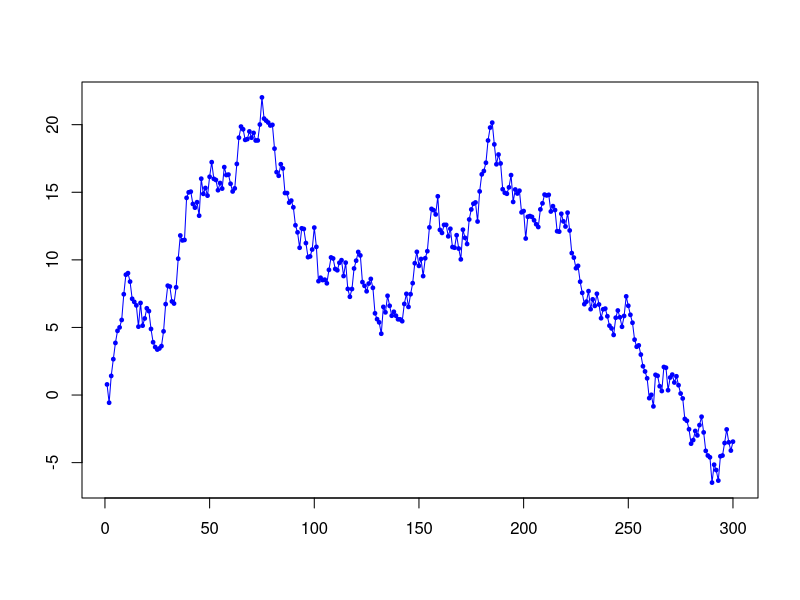

Here is the R script that generated this plot: (Note: this script raises an error after producing the figure.)
## ---- chunk 1
pkgs.installed <- installed.packages()
pkgs.required <- c("car", "AER", "stargazer", "tictoc", "quantmod", "xts", "readr", "latex2exp", "gridExtra", "summarytools", "qwraps2", "nortest", "moments", "xtable", "sm", "astsa", "tseries", "ggplot2", "ggplotgui", "shiny", "tidyverse")
pkgs.missing <- pkgs.required[which(!pkgs.required %in% pkgs.installed)]
lapply(pkgs.missing, install.packages, character.only = TRUE)
lapply(pkgs.required, require, character.only = TRUE)

rm(list=ls()) # clear all variables from enviroment/workspace
## ---- chunk 2
# Simulate : White noise, Random Walk
set.seed(102)
sigma_ux <- 1 ; 
T <- 300      # T = sample size (length of TS to simulate)
# Simulate white Noise: u_{xt} ~ iidN(0,1), for t = 1, ..., T   
u = rnorm(T+1, mean = 0, sd = sigma_ux);  
# Loop to simulate observations of Random Walk : X_t = X_{t-1} + u_{xt} , 
X.RW      <- NA*matrix(0,T+1,1) # empty vector ( T X 1 )
X.RW[1]   <- 0 # initial value of RW set arbitrarily = 0 (unconditional mean)

# 'for' loop to generate all observations of RW form 2 to T
for (t in 2:(T+1)){ X.RW[t] <- X.RW[t-1] + u[t] }
X.RW <- X.RW[-1,] # delete initial observation which was set to 0    

# plot simulated RW (X_t) and its innovations (u_xt)
# dev.off()
plot(
  X.RW, type='o', 
  pch=19, col="blue", cex = 0.5,
  main=TeX('White Noise and Random Walk'), 
  xlab='time', ylab='')
abline(0,0)
lines(u, type='o', pch=19, col="red", cex = 0.5)
legend(
  "bottomleft", pch=c(19,19), col=c("blue", "red"),
  legend=c(TeX('RW: $X_t = X_{t-1} + u_{x,t}$   '), TeX('WN: $u_{x,t} \\sim iidN(0,1)$   ')))

## ---- chunk 3
# Simulate AR(1) and plot acf
set.seed(102)
sigma_ux <- 1 ; 
T<- 200
u    <- rnorm(T+1, mean = 0, sd = sigma_ux) #WN
phi  <- 0.5                                 # AR 1 coefficient 

X.AR1.stat    <- NA*matrix(0,T,1) # empty vector ( T X 1 )
X.AR1.nonstat <- NA*matrix(0,T,1) # empty vector ( T X 1 )

X.AR1.nonstat[1] <- 0 # both processes start at t= 0 from the value 0
X.AR1.stat[1]    <- 0  
for (t in 2:T){
  X.AR1.nonstat[t] <- X.AR1.nonstat[t-1] + u[t];
  X.AR1.stat[t]    <- phi*X.AR1.stat[t-1] + u[t] 
}

y.range <-range(as.matrix(c(X.AR1.stat,X.AR1.nonstat)),na.rm = TRUE, finite = FALSE) 

par(mfrow=c(2,2))

plot(
  X.AR1.nonstat, 
  type='o', pch=19, col="blue", cex = 0.5,
  main=TeX('AR(1): $X_t = X_{t-1} + u_{x,t},  u_{x,t} \\sim iidN(0,1)$'), 
  xlab='time', ylab='')
abline(0,0)

plot(
  X.AR1.stat, 
  type='o', pch=19, col="red", cex = 0.5,
  main=TeX('AR(1): $X_t = 0.5 X_{t-1} + u_{x,t},  u_{x,t} \\sim iidN(0,1)$'), 
  xlab='time', ylab='')

# plot Autocorrelation function (acf)
lag.max.acf = 20;
acf(
  X.AR1.nonstat, 
  main=TeX('ACF, AR(1) NON-stationary'), 
  lag.max = lag.max.acf, xlab = "lag ")

acf(
  X.AR1.stat, 
  main=TeX('ACF, AR(1) stationary'), 
  lag.max = lag.max.acf, xlab = "lag ")
## ---- chunk 4

independent_AR_simulation<- function(phi_vec, c_vec, sigma_u_vec, T){
  # Simulate two independent RW and run spurious regression
  
  # function to simulate K independent AR process with :
  # T       = n.f simulated dates (simulated sample size)
  # phi_vec = [\phi_1, ..., phi_N]' = autoregressive coefficients for each AR process
  # c_vec   = [c_1, ..., c_N] = constant in AR process
  # number of AR(1) processes to simulate
  N <- length(phi_vec) 
  
  # create empty matrix T X N that will contain all simulated AR processes
  AR_sim_mat <- NA*matrix(0,T+1,N) # empty vector ( (T+1) X 1 )
   u_sim_mat <- NA*matrix(0,T+1,N) # empty vector ( (T+1) X 1 )
  
  # loop over each AR process ind1
  for (ind1 in seq(1,N)) {
    #ind1 = 1
    c       <-       c_vec[ind1]
    phi     <-     phi_vec[ind1]
    sigma_u <- sigma_u_vec[ind1]

    # simulate vector of innovations zero mean, and sd given as input
    # set.seed(10000+ind1) # fix "seed" in order to produce same random numbers every time next line of code is called!
    u    <- rnorm(T+1, mean = 0, sd = sigma_u) #WN
    u_sim_mat[,ind1] <- u

    # generate starting observation for the process: 
    # unconditional mean (stationary processes) or 0 (for non-stat processes only!, as phi=1 and c/(1-phi)=NA)
    if (abs(phi)<1){
      AR_sim_mat[1,ind1] <- c/(1-phi) ; #start from unconditional value of the process
    } else{
      AR_sim_mat[1,ind1] <- 0 ; #start from unconditional value of the process
    }

    # simulate all other observations t=2 to T+1
    for (t in seq(2,T+1)) AR_sim_mat[t,ind1] <- phi*AR_sim_mat[t-1,ind1] + u[t]
  }

  # Output of function
  # 1 = simulated AR process
  # 2 = simulated innovations
  return(list(AR_sim_mat = AR_sim_mat, u_sim_mat = u_sim_mat))
}

phi_vec     = c(0.95, 0.95) 
c_vec       = c(0,0)
sigma_u_vec = c(1,1) 
T           = 60

output_temp <- independent_AR_simulation(phi_vec, c_vec, sigma_u_vec, T)
AR_sim <- output_temp$AR_sim_mat
u_sim  <- output_temp$u_sim_mat
## ---- chunk 5
par(mfrow=c(2,2))

plot(
  u_sim[,1], 
  type='o', pch=19, col="blue", cex = 0.5,
  main=TeX('AR innovation: $u_{x,t}$'), 
  xlab='time', ylab='')
abline(0,0)

plot(
  u_sim[,2], 
  type='o', pch=19, col="red", cex = 0.5,
  main=TeX('AR innovation: $u_{y,t}$'), 
  xlab='time', ylab='')
abline(0,0)

# ACFs
lag.max.acf = 30

acf(
  u_sim[,1], 
  main=TeX('ACF, AR: $x_t = \\phi_1 x_{t-1} + u_{x,t}$'), 
  lag.max = lag.max.acf, xlab = "lag ")

acf(
  u_sim[,2], 
  main=TeX('ACF, AR: $y_t = \\phi_2 y_{t-1} + u_{y,t}$'), 
  lag.max = lag.max.acf, xlab = "lag ")
## ---- chunk 6
par(mfrow=c(1,1))
plot(x = u_sim[,1], y = u_sim[,2], 
     col = "blue", lwd =1, 
     xlab=TeX("$u_{x,t}$"), ylab=TeX("$u_{y,t}$"),
     main=TeX('$u_{y,t}$ vs. $u_{x,t}$'))
reg1  <- lm(u_sim[,2] ~ u_sim[,1])
stargazer(list(reg1),type="text")
summary(reg1)
abline(reg1, col="red", lwd=2)
## ---- chunk 7
par(mfrow=c(2,2))

plot(
  AR_sim[,1], 
  type='o', pch=19, col="blue", cex = 0.5,
  main=TeX('AR: $x_t = \\phi_1 x_{t-1} + u_{x,t}$'), 
  xlab='time', ylab='')
abline(0,0)

plot(
  AR_sim[,2], 
  type='o', pch=19, col="red", cex = 0.5,
  main=TeX('AR: $y_t = \\phi_2 y_{t-1} + u_{y,t}$'), 
  xlab='time', ylab='')
abline(0,0)

lag.max.acf = 30
acf(
  AR_sim[,1], 
  main=TeX('ACF, AR: $x_t = \\phi_1 x_{t-1} + u_{x,t}$'), 
  lag.max = lag.max.acf, xlab = "lag ")

acf(
  AR_sim[,2], 
  main=TeX('ACF, AR: $y_t = \\phi_2 y_{t-1} + u_{y,t}$'), 
  lag.max = lag.max.acf, xlab = "lag ")

## ---- chunk 8
#################################################
# scatterplot of y_t vs. x_t
#################################################
par(mfrow=c(1,1))
plot(x = AR_sim[,1], y = AR_sim[,2], 
     col = "blue", lwd =1, 
     xlab=TeX("$x_{t}$"), ylab=TeX("$y_{t}$"),
     main=TeX('$y_{t}$ vs. $x_{t}$'),   )

reg2  <- lm(AR_sim[,2] ~ AR_sim[,1])
stargazer(list(reg2),type="text")
summary(reg2)
abline(reg2, col="red", lwd=2) # display regression line on scatterplot (y~x)
## ---- chunk 9
stargazer(list(reg1,reg2), type = "text")
# Magics: you can save tabel directly in latex !!!!!!!!!!!!!!!!!!!
# stargazer(list(reg1,reg2),
#           align=TRUE, type = "text", no.space = TRUE,
#           title = "Table X", out = "fit.tex")
## ---- chunk 10
# N. of MC simulations
Nsim <- 2000

# DGP parameters : as above #############
phi_vec     = c(1, 1)
c_vec       = c(0,0)
sigma_u_vec = c(1,1) 
T           = c(6, 12, 60, 120, 240, 360, 480)

# empty matrix to store intercept, t-stat(intercept), beta, t-stat (beta), and R^2
MC_mat <- NA*matrix(data = 0, nrow = length(T)*Nsim, ncol = 6)
colnames(MC_mat) <- c("T", "intercept", "t_intercept", "beta", "t_beta", "R2")

tic()
  for (t in T) {
    #t = 6
    t_idx <- which(t == T)
    for(sim_idx in seq(1,Nsim)) {
      # sim_idx = 1
      output_temp <- independent_AR_simulation(phi_vec, c_vec, sigma_u_vec, t)
      AR_sim <- output_temp$AR_sim_mat
      reg_sim  <- lm(AR_sim[,2] ~ AR_sim[,1])
      mat_idx = (t_idx-1) * Nsim + sim_idx
      MC_mat[mat_idx, 1] <- t  # T
      MC_mat[mat_idx, 2] <- summary(reg_sim)$coefficients[,1][1]  # intercept : value
      MC_mat[mat_idx, 3] <- summary(reg_sim)$coefficients[,3][1]  # intercept : t-stat
      MC_mat[mat_idx, 4] <- summary(reg_sim)$coefficients[,1][2]  # beta : value
      MC_mat[mat_idx, 5] <- summary(reg_sim)$coefficients[,3][2]  # beta : t-stat
      MC_mat[mat_idx, 6] <- summary(reg_sim)$r.squared            # R^2
    }  
  }
toc()

## ---- chunk 11
# Histogram of estimated t-statistics for beta vs. N(0,1)
par(mfrow=c(1,2))

MC_R2 <- MC_mat %>% 
  as.data.frame() %>% 
  as_tibble() %>%
  select(T, R2) %>% 
  mutate(T = as.factor(T))

graph <- ggplot(MC_R2, aes(x = R2, fill = T)) +
  geom_density(position = 'identity', alpha = 0.8, adjust = 1) +
    stat_summary(
    geom = "vline",
    orientation = "y",
    # y is a required aesthetic, so use a dummy value
    aes(y = 1, xintercept = after_stat(x)),
    fun = function(x) {
      quantile(x, probs = c(.05, 0.1, .25, .50, .75, .9, .95))
    }
  ) +
  facet_grid( T ~ . ) +
  theme_bw() +
  ggtitle(label = "Distribution of R^2 around the 5,10,25,50,75,90 and 95% quantiles")
graph
## ---- chunk 12
# Empirical size of (asymptotic) t-test
# normal quantile for 5% two sided test:
alpha <- 0.05;
crit_value <- qnorm(1-(alpha/2))

MC_beta_reject <- MC_mat %>% 
  as.data.frame() %>% 
  as_tibble() %>%
  mutate(
    t_crit = crit_value,
    reject = ifelse(t_beta > t_crit,1,0)
    ) %>% 
  group_by(T) %>% 
  summarise(pct_reject = sum(reject)/Nsim)

ggplot(MC_beta_reject) +
  geom_col(aes(x = as.factor(T), y = pct_reject*100)) +
  ggtitle(label = TeX('% of regressions which reject $H_0: t = \\frac{\\beta - 0}{\\sigma_{\\beta}}>1.96$')) +
  ylab(label = "%") +
  xlab(label = "T")


